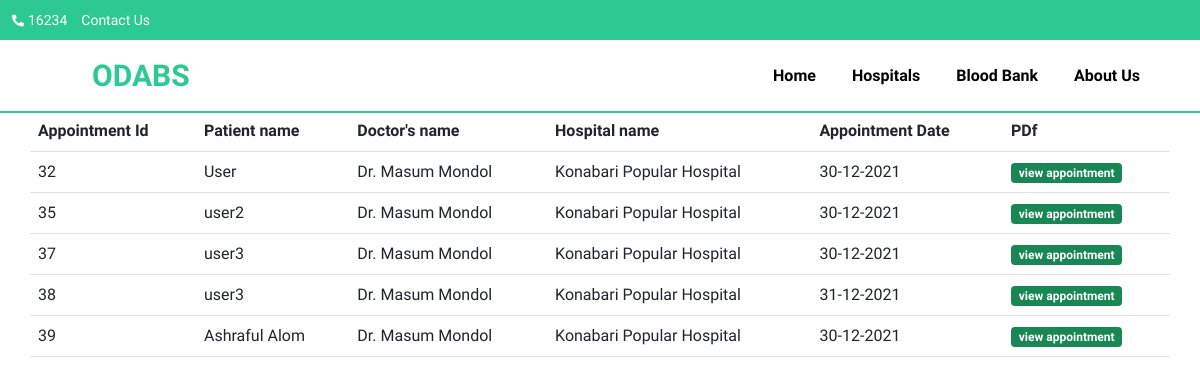
The page /dashboards/view_admin_appointment_list.php (signed in) on the database its author committed.
### tables this page shows
CREATE TABLE `appointments` (
  `id` int(255) NOT NULL,
  `pid` varchar(255) NOT NULL,
  `pname` varchar(255) NOT NULL,
  `pemail` varchar(255) NOT NULL,
  `pmobile` varchar(255) NOT NULL,
  `paddress` varchar(255) NOT NULL,
  `docid` varchar(255) NOT NULL,
  `docname` varchar(255) NOT NULL,
  `apphospital` varchar(255) NOT NULL,
  `appstarttime` varchar(255) NOT NULL,
  `appendtime` varchar(255) NOT NULL,
  `appdate` varchar(255) NOT NULL,
  `appbdate` varchar(255) NOT NULL,
  `cserial` varchar(255) NOT NULL,
  `status` varchar(255) NOT NULL
);

### dashboards/view_admin_appointment_list.php (the view, shortened to what this page needs)
<?php   session_start();
include "../includes/db.php";
$hospital = $_SESSION['hospital'];
$query = "select * from appointments where apphospital = '$hospital'";
$result = mysqli_query($link,$query);
?>
<!doctype html>
<html lang="en">
<head>
    <link rel="stylesheet" href="../css/style.css">
    <link href="https://cdn.jsdelivr.net/npm/bootstrap@5.1.3/dist/css/bootstrap.min.css" rel="stylesheet"
>
    <link rel="stylesheet" href="https://pro.fontawesome.com/releases/v5.10.0/css/all.css"
 />
    <link rel="stylesheet"
        href="https://maxst.icons8.com/vue-static/landings/line-awesome/line-awesome/1.3.0/css/line-awesome.min.css">
    <link rel="stylesheet" href="../css/style.css">
    <link rel="stylesheet" href="../css/dashboards.css">
</head>
<body>
    <section id="nav-bar">
        <div class="head container-fluid ">
            <p class=""> <i class="fas fa-phone-alt" style="color: white;font-size:12px;line-height:40px;"></i> <a
                    href="">16234</a> </p>
            <p class=""> <a href="">Contact Us</a> </p>
        </div>
        <nav class="navbar navbar-expand-lg navbar-light ">
            <div class="container">
                <a class="navbar-brand" href="index.php">ODABS</a>
                <div class="collapse navbar-collapse" id="navbarNav">
                    <ul class="navbar-nav ms-auto">
                        <li class="nav-item">
                            <a class="nav-link " href="../index.php">Home</a>
                        </li>
                        <li class="nav-item">
                            <a class="nav-link" href="../hospital.php">Hospitals</a>
                        </li>
                        <li class="nav-item">
                            <a class="nav-link" href="../bloodbank.php">Blood Bank</a>
                        </li>
                        <li class="nav-item">
                            <a class="nav-link " href="../aboutus.php">About Us</a>
                        </li>
                    </ul>
                </div>
            </div>
        </nav>
    </section>
    <div class="div-border">
        <table class="table container">
                <tr>
                    <th class="col">Appointment Id</th>
                    <th class="col">Patient name</th>
                    <th class="col">Doctor's name</th>
                    <th class="col">Hospital name</th>
                    <th class="col">Appointment Date</th>
                    <th class="col">PDf</th>
                </tr>
               <?php
            while($row = mysqli_fetch_assoc($result)){
                $appid = $row['id'];
                $pname = $row['pname'];
                $docid = $row['docid'];
                $docname = $row['docname'];
                $apphospital = $row['apphospital'];
                $appdate = $row['appdate'];
          	?>
                <tr>
                    <td class=""><?php   echo $appid; ?></td>
                    <td class=""><?php   echo $pname; ?></td>
                    <td class=""><?php   echo $docname; ?></td>
                    <td class=""><?php   echo $apphospital; ?></td>
                    <td class=""><?php   echo $appdate?></td>
                    <td class=""><a href="view_appointment.php?id=<?php echo $docid ?>" style="text-decoration:none;" class="badge bg-success">view appointment</a></td>
                </tr>
                <?php
    }
    ?>
    </table>
</body>
</html>

### css/style.css (style rules this page uses)
* { padding: 0; margin: 0; box-sizing: border-box; }
body { font-family: 'Andada Pro', serif; }
.head { height: 40px; background-color: #2CC992; }
.head p { line-height: 40px; margin-right: 10px; display: inline-block; }
.head a { text-decoration: none; color: white; font-size: 14px; }
#nav-bar { position: sticky !important; top: 0; z-index: 10; }
.navbar { background-color: white; }
.navbar-brand { font-size: 30px !important; color:#2CC992 !important; font-weight: 800; padding-left: 50px; }
.navbar-nav li { padding: 0 10px; }
.navbar-nav li a { color: black !important; font-weight: 600; text-transform: capitalize; float: right; text-align: left; }

### css/dashboards.css (style rules this page uses)
* { margin: 0; padding: 0; box-sizing: border-box; list-style-type: none; text-decoration: none; }
.div-border { width: 100%; height: 2px; background-color: #2CC992; }

### rows shown on the page
appointments: id "32", pname "User", docname "Dr. Masum Mondol", apphospital "Konabari Popular Hospital", appdate "30-12-2021"
appointments: id "35", pname "user2", docname "Dr. Masum Mondol", apphospital "Konabari Popular Hospital", appdate "30-12-2021"
appointments: id "37", pname "user3", docname "Dr. Masum Mondol", apphospital "Konabari Popular Hospital", appdate "30-12-2021"
appointments: id "38", pname "user3", docname "Dr. Masum Mondol", apphospital "Konabari Popular Hospital", appdate "31-12-2021"
appointments: id "39", pname "Ashraful Alom", docname "Dr. Masum Mondol", apphospital "Konabari Popular Hospital", appdate "30-12-2021"
